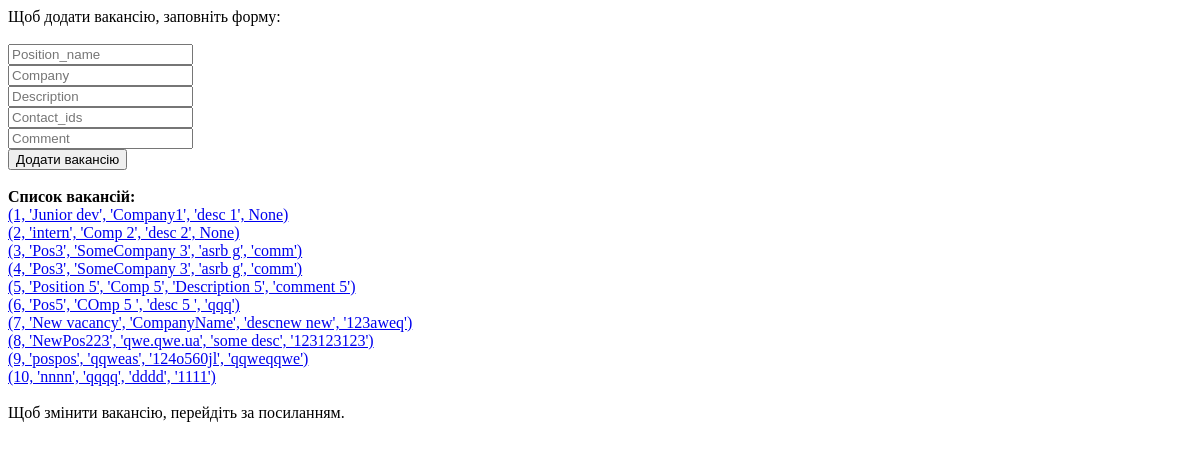
The page /vacancy/ on the database as committed earlier.
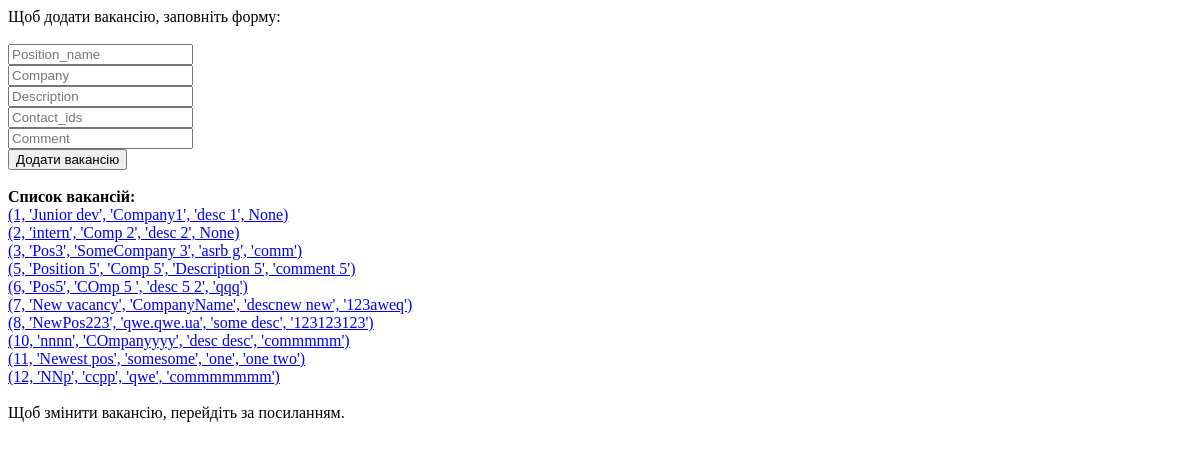
The same page on the database as committed later.
### models.py (models this page shows, shortened)
class Vacancy(Base):
    __tablename__ = 'vacancy'
    id = Column(Integer, primary_key=True, unique=True, autoincrement=True)
    user_id = Column(Integer, ForeignKey('user.id'))
    creation_date = Column(DateTime, default=datetime.utcnow)
    company = Column(String(127), nullable=False)
    position_name = Column(String(127), nullable=False)
    description = Column(String(255), nullable=False)
    comment = Column(String(255), nullable=False)
    contact_ids = Column(String(127), nullable=False)
    status = Column(Integer, nullable=False)

### main.py (the view, shortened to what this page needs)
@app.route("/vacancy/", methods=['GET', 'POST'])
def vacancy():
    result = al_db.db_session.query(Vacancy.id, Vacancy.position_name,
                                    Vacancy.company, Vacancy.description, Vacancy.comment).all()
    return render_template('vacancy_add.html', vacancies=result)

### templates/vacancy_add.html (shortened to what this page needs)
<!DOCTYPE html>
<html lang="en">
<head>
</head>
<body>
Щоб додати вакансію, заповніть форму: <br> <br>
<form action="/vacancy/" method="POST">
    <input type="text" name="position_name" placeholder="Position_name"><br>
    <input type="text" name="company" placeholder="Company"><br>
    <input type="text" name="description" placeholder="Description"><br>
    <input type="text" name="contact_ids" placeholder="Contact_ids"><br>
    <input type="text" name="comment" placeholder="Comment"><br>
    <input type="submit" value="Додати вакансію">
</form>
<br><b>Список вакансій:</b><br>
<div>
    {% for vacancy in vacancies %}
    <a href="/vacancy/{{vacancy[0]}}/">{{vacancy}}</a>  <br>
    {% endfor %}
</div>
<br> Щоб змінити вакансію, перейдіть за посиланням.
</body>
</html>

Rows that differ between the two databases and show on the page:
removed Vacancy: vacancy "(4, 'Pos3', 'SomeCompany 3', 'asrb g', 'comm')"
removed Vacancy: vacancy "(9, 'pospos', 'qqweas', '124o560jl', 'qqweqqwe')"
changed Vacancy (number 5 of 10 on the later page): vacancy "(6, 'Pos5', 'COmp 5 ', 'desc 5 ', 'qqq')" → "(6, 'Pos5', 'COmp 5 ', 'desc 5 2', 'qqq')"
changed Vacancy (number 8 of 10 on the later page): vacancy "(10, 'nnnn', 'qqqq', 'dddd', '1111')" → "(10, 'nnnn', 'COmpanyyyy', 'desc desc', 'commmmm')"
added Vacancy: vacancy "(11, 'Newest pos', 'somesome', 'one', 'one two')"
added Vacancy: vacancy "(12, 'NNp', 'ccpp', 'qwe', 'commmmmmm')"
